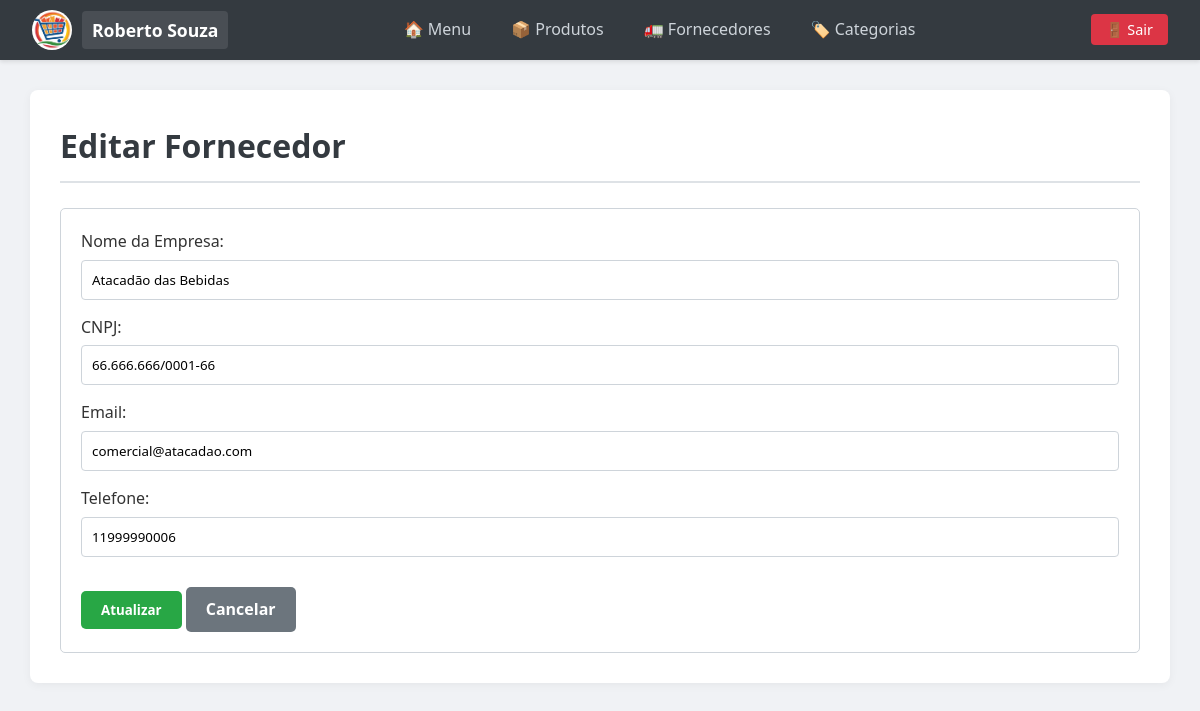
The page /Controller/FornecedorController.php?acao=prepararEdicaoFornecedor&id_fornecedor=6 (signed in) on the database its author committed.
### tables this page shows
CREATE TABLE fornecedores (
    id INT AUTO_INCREMENT PRIMARY KEY,
    nome_empresa VARCHAR(100) NOT NULL,
    cnpj VARCHAR(20),
    email VARCHAR(100) NOT NULL,
    telefone VARCHAR(20),
    endereco VARCHAR(150),
    cidade VARCHAR(100),
    estado VARCHAR(2),
    observacoes TEXT,
    id_usuario INT NOT NULL,
    FOREIGN KEY (id_usuario) REFERENCES usuarios(id) ON DELETE CASCADE
);

### Model/DAO/FornecedorDAO.php (called while the page is built, shortened)
<?php
    require_once __DIR__ . '/../Fornecedor.php';
    class FornecedorDAO {
        public function buscarPorId($id_fornecedor, $id_usuario){
            $conexao = Conexao::Conectar();
            $sql = "SELECT * FROM fornecedores WHERE id = :id AND id_usuario = :id_usuario";
            $stmt = $conexao->prepare($sql);
            $stmt->bindValue(':id', $id_fornecedor);
            $stmt->bindValue(':id_usuario', $id_usuario);
            $stmt->execute();
            $linha = $stmt->fetch(PDO::FETCH_ASSOC);
            return $this->montarFornecedor($linha, $id_usuario);
        }
        private function montarFornecedor(array $linha, $id_usuario): Fornecedor {
            $usuarioTenant = new Cliente(null, null, null, null);
            $usuarioTenant->setId($id_usuario);
            $fornecedor = new Fornecedor(
                $linha['nome_empresa'],
                $linha['cnpj'],
                $linha['email'],
                $linha['telefone'],
                $usuarioTenant
            );
            $fornecedor->setId($linha['id']);
            return $fornecedor;
        }
    }
?>

### Model/Fornecedor.php (called while the page is built, shortened)
<?php
class Fornecedor {
    private $nomeEmpresa;
    private $cnpj;
    private $email;
    private $telefone;
    public function __construct($nomeEmpresa, $cnpj, $email, $telefone, Usuario $usuario) {
        $this->nomeEmpresa = $nomeEmpresa;
        $this->cnpj = $cnpj;
        $this->email = $email;
        $this->telefone = $telefone;
    }
    public function getNomeEmpresa() {
        return $this->nomeEmpresa;
    }
    public function getCnpj() {
        return $this->cnpj;
    }
    public function getEmail() {
        return $this->email;
    }
    public function getTelefone() {
        return $this->telefone;
    }
}
?>

### View/Fornecedor/EditarFornecedor.php (the view, shortened to what this page needs)
<?php
require_once __DIR__ . '/../../Model/Fornecedor.php';
?>
<!DOCTYPE html>
<html lang="pt-br">
<head>
    <link rel="stylesheet" href="../View/Assets/style.css">
</head>
<body>
    <nav>
        <div class="nav-brand">
            <div style="display: flex; align-items: center; gap: 10px;">
                <?php if($_SESSION['foto_perfil']): ?>
                    <img src="../View/Assets/Imagens/Uploads/<?php echo $_SESSION['foto_perfil']; ?>" alt="Foto de Perfil" style="width: 40px; height: 40px; border-radius: 50%; object-fit: cover;">
                <?php else: ?>
                    <div style="width: 40px; height: 40px; border-radius: 50%; background-color: #ddd; display: flex; align-items: center; justify-content: center;">👤</div>
                <?php endif; ?>
                <span class="company-name"><?php echo $_SESSION['nome']; ?></span>
            </div>
        </div>
        <div class="nav-links">
            <a href="ClienteController.php?acao=dashboard">🏠 Menu</a>
            <a href="ProdutoController.php?acao=listarProdutos">📦 Produtos</a>
            <a href="FornecedorController.php?acao=listarFornecedores">🚛 Fornecedores</a>
            <a href="CategoriaController.php?acao=listarCategorias">🏷️ Categorias</a>
        </div>
        <div class="nav-logout">
            <a href="AutenticaController.php?acao=logout" class="btn-logout">🚪 Sair</a>
        </div>
    </nav>
    <div class="container">
        <h1>Editar Fornecedor</h1>
        <form action="FornecedorController.php" method="POST">
            <fieldset>
                <label>Nome da Empresa:</label>
                <input type="text" name="nome_empresa" value="<?php echo $fornecedor->getNomeEmpresa(); ?>" required>
                <label>CNPJ:</label>
                <input type="text" name="cnpj" value="<?php echo $fornecedor->getCnpj(); ?>">
                <label>Email:</label>
                <input type="email" name="email" value="<?php echo $fornecedor->getEmail(); ?>" required>
                <label>Telefone:</label>
                <input type="text" name="telefone" value="<?php echo $fornecedor->getTelefone(); ?>">
                <div style="margin-top: 15px;">
                    <button type="submit" class="btn">Atualizar</button>
                    <a href="FornecedorController.php?acao=listarFornecedores" class="btn" style="background-color: #6c757d;">Cancelar</a>
                </div>
            </fieldset>
        </form>
    </div>
</body>
</html>

### View/Assets/style.css (style rules this page uses)
* { margin: 0; padding: 0; box-sizing: border-box; font-family: 'Segoe UI', Tahoma, Geneva, Verdana, sans-serif; }
body { background-color: #f0f2f5; color: #333; line-height: 1.6; min-height: 100vh; }
a { text-decoration: none; }
nav { background-color: #343a40; color: white; padding: 0 2rem; height: 60px; display: flex; justify-content: space-between; align-items: center; box-shadow: 0 2px 4px rgba(0,0,0,0.1); }
.nav-brand .company-name { font-size: 1.1rem; font-weight: bold; background-color: rgba(255, 255, 255, 0.1); padding: 5px 10px; border-radius: 4px; }
.nav-links { display: flex; gap: 20px; }
.nav-links a { color: #ced4da; font-weight: 500; padding: 5px 10px; border-radius: 4px; transition: all 0.3s; }
.btn-logout { background-color: #dc3545; color: white !important; padding: 6px 15px; border-radius: 4px; font-size: 0.9rem; transition: background 0.3s; }
.container { width: 95%; max-width: 100%; margin: 30px auto; background: white; padding: 30px; border-radius: 8px; box-shadow: 0 2px 10px rgba(0,0,0,0.05); }
h1 { margin-bottom: 25px; color: #343a40; border-bottom: 2px solid #dee2e6; padding-bottom: 10px; }
.btn { display: inline-block; background-color: #28a745; color: white !important; padding: 10px 20px; border-radius: 5px; border: none; cursor: pointer; font-weight: 600; transition: opacity 0.2s; }
form fieldset { border: 1px solid #ced4da; padding: 20px; border-radius: 5px; background-color: #fff; }
input, select { width: 100%; padding: 10px; margin: 5px 0 15px 0; border: 1px solid #ced4da; border-radius: 4px; }

### rows shown on the page
fornecedores: nome_empresa "Atacadão das Bebidas", cnpj "66.666.666/0001-66", email "comercial@atacadao.com", telefone "11999990006"

### other values the page prints
$_SESSION['nome'] "Roberto Souza"
